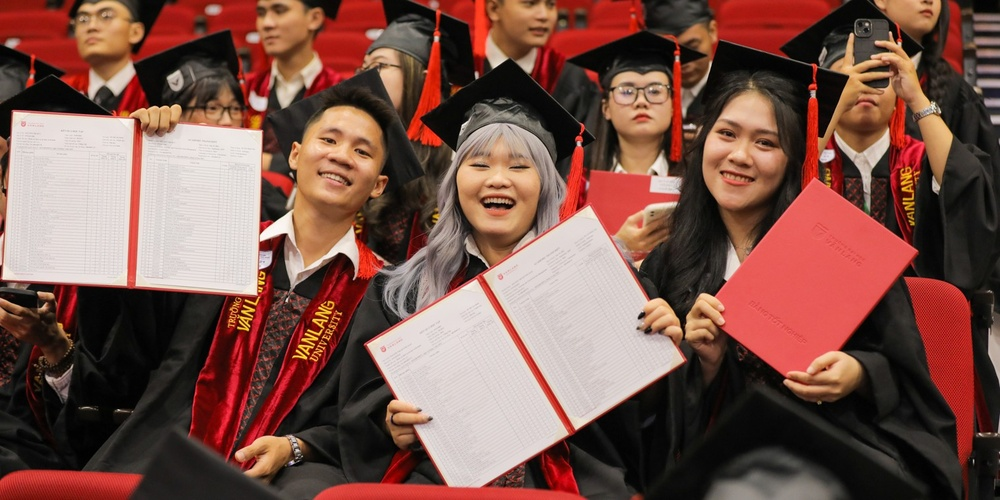
#> input picture Lab07/Hinh.jpg, 1000 x 500 px, shrunk from 1516 x 758 before the run; its folder holds only this picture in this run
$ jupyter execute --allow-errors Lab06_ImageDetection.ipynb
#> lines starting #> are read from the running program, lines starting #| are printed output that depends on the picture
[cell 1]
import cv2
import matplotlib.pyplot as plt
import os

print("Danh sách file:", os.listdir('.'))

img = cv2.imread('image.jpg')  # hoặc 'Hinh.jpg' theo file tồn tại
#> (the rest of this cell did not finish here and is left out)

[cell 2]
import cv2
import matplotlib.pyplot as plt
import os

# Đọc ảnh
img = cv2.imread('hinh1.jpg')

if img is None:
    print("Không đọc được ảnh")
else:
    print("Đọc ảnh thành công")

#> (the rest of this cell did not finish here and is left out)

[cell 3]
import cv2
import matplotlib.pyplot as plt
import os

print("Danh sách file:", os.listdir('.'))

img = cv2.imread('Hinh.jpg')
#> img is the input picture: shape (500, 1000, 3); mean B, G, R 73.9, 83.1, 122.1
if img is None:
    print(" Không đọc được ảnh")
else:
    img_gray = cv2.cvtColor(img, cv2.COLOR_BGR2GRAY)
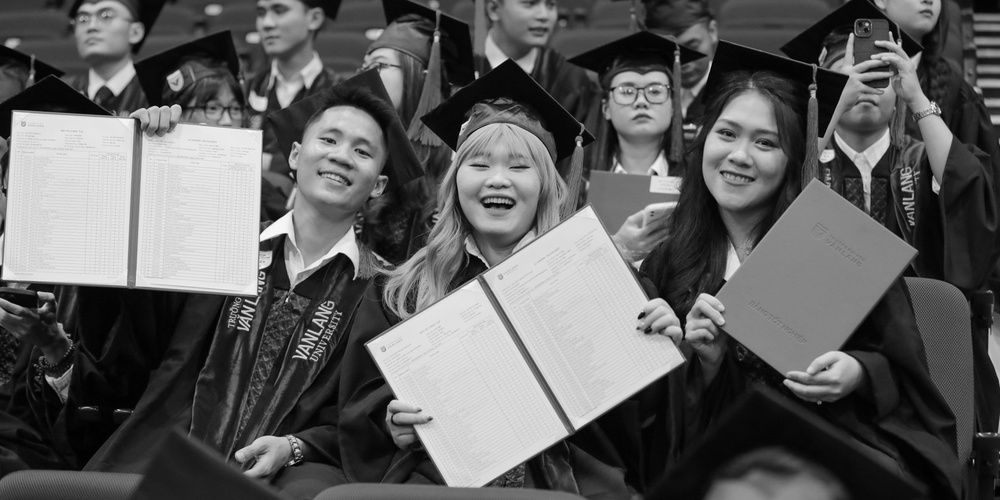
#> img_gray: shape (500, 1000); min 0, max 252, mean 93.7
    img_rgb = cv2.cvtColor(img, cv2.COLOR_BGR2RGB)

    detector = cv2.CascadeClassifier('stop_data.xml')
    if detector.empty():
        print(" Không load được stop_data.xml")
    else:
        print(" Load XML thành công")
        objs = detector.detectMultiScale(img_gray, minSize=(20,20))
#> objs = [[605, 62, 72, 72], [692, 97, 105, 105], [294, 102, 100, 100], [440, 114, 121, 121]]
        print("Số đối tượng:", len(objs))
#| Số đối tượng: 4
        for (x,y,w,h) in objs:
            cv2.rectangle(img_rgb, (x,y), (x+w,y+h), (0,255,0), 3)
#> this loop made 4 passes
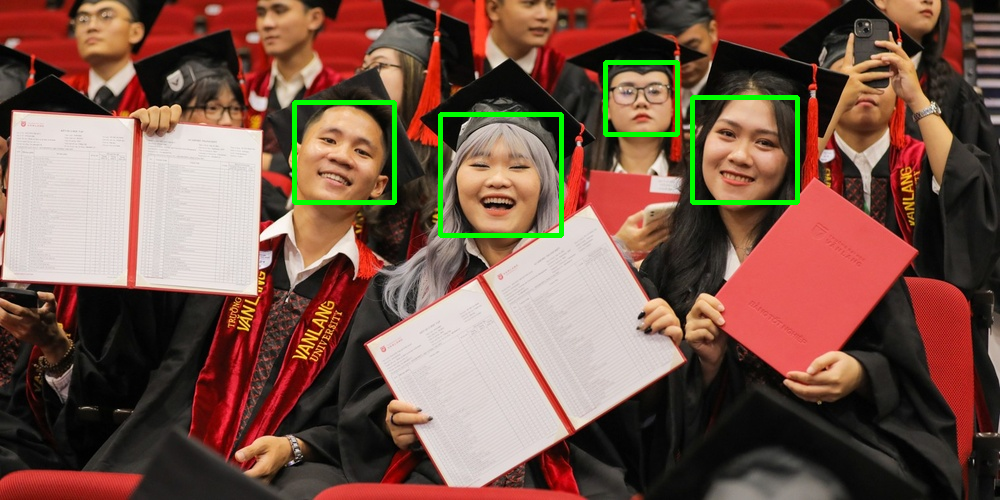
#> img_rgb: shape (500, 1000, 3); mean R, G, B 120.7, 86.2, 73.1
        plt.imshow(img_rgb); plt.axis('off'); plt.show()

$ run again, on Lab07/hinh1.jpg
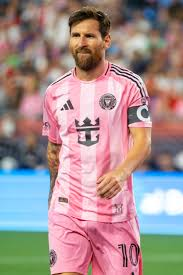
#> input picture Lab07/hinh1.jpg, 183 x 275 px
#> img is the input picture: shape (275, 183, 3); mean B, G, R 143.4, 143.2, 166
#> `img_gray = cv2.cvtColor(img, cv2.COLOR_BGR2GRAY)`:
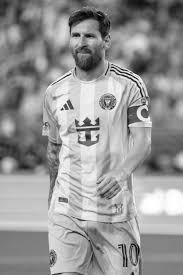
#> img_gray: shape (275, 183); min 2, max 255, mean 150
#> found = [[63, 20, 41, 41]]
#| Số đối tượng phát hiện: 1
#> the loop `for (x, y, w, h) in found:` made 1 pass
#> after the loop `for (x, y, w, h) in found:`:
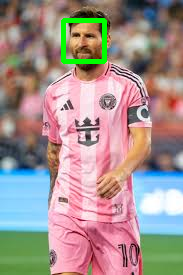
#> img_rgb: shape (275, 183, 3); mean R, G, B 163.9, 145.5, 141.9

$ run again, on Lab07/image.jpg
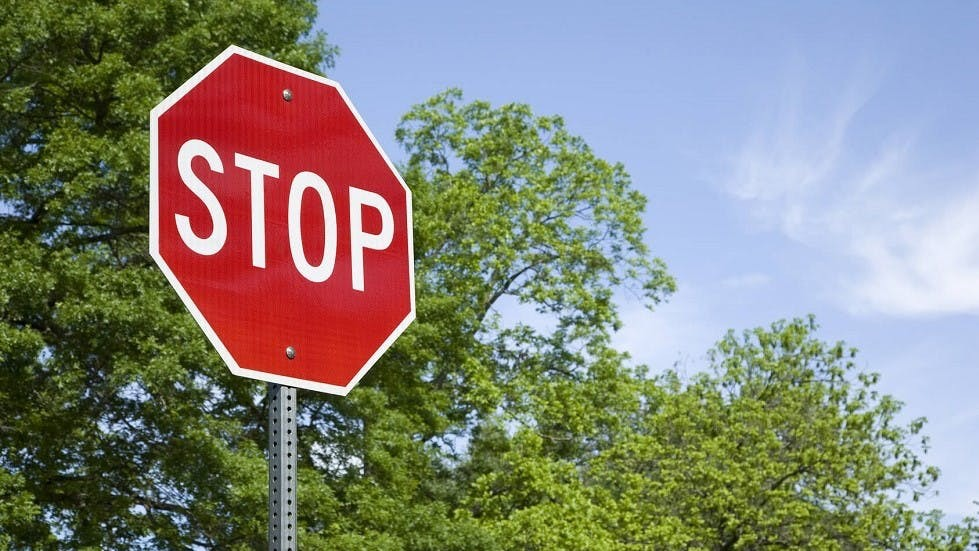
#> input picture Lab07/image.jpg, 979 x 551 px
#> img is the input picture: shape (551, 979, 3); mean B, G, R 123.1, 133.3, 133
#> `img_gray = cv2.cvtColor(img, cv2.COLOR_BGR2GRAY)`:
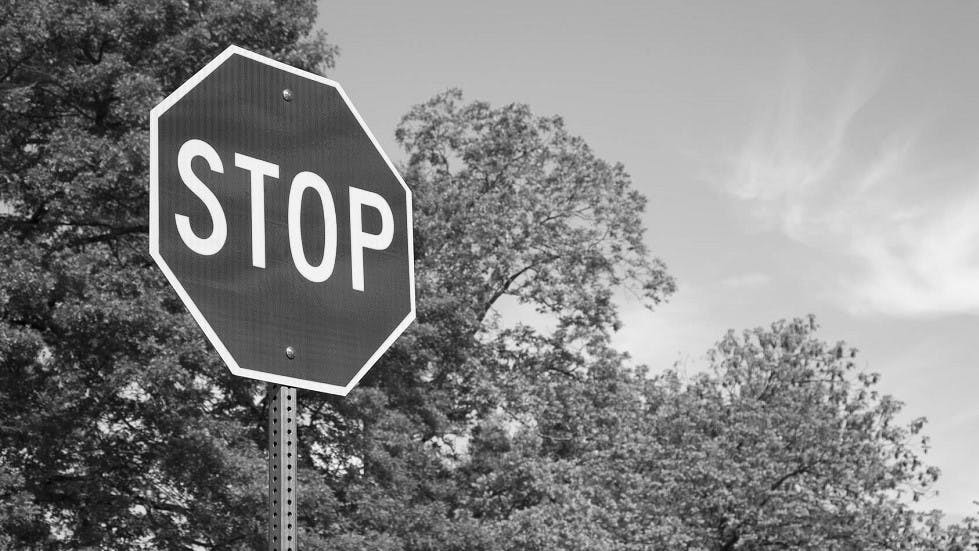
#> img_gray: shape (551, 979); min 0, max 255, mean 132
#> found = [[400, 262, 73, 73]]
#| Số đối tượng tìm được: 1
#> the loop `for (x, y, width, height) in found:` made 1 pass
#> after the loop `for (x, y, width, height) in found:`:
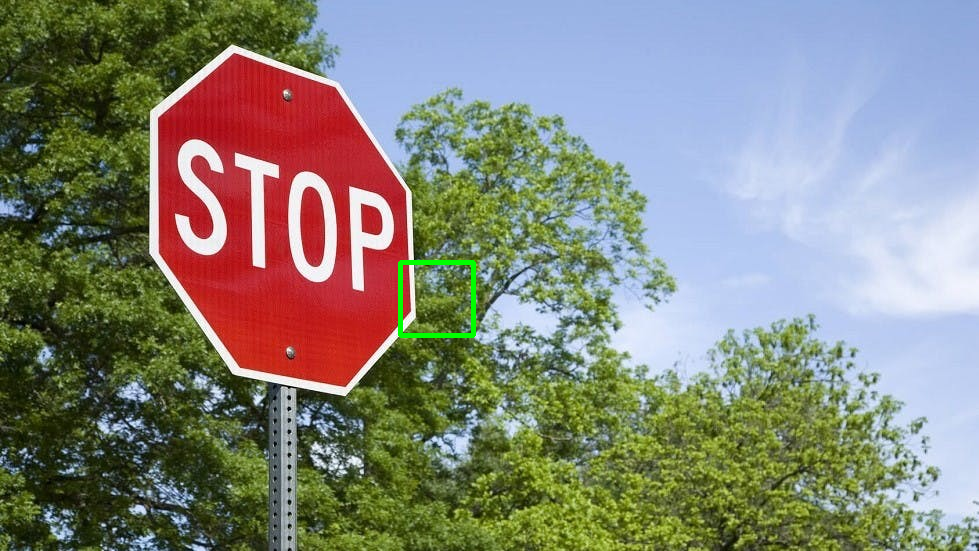
#> img_rgb: shape (551, 979, 3); mean R, G, B 132.7, 133.7, 122.9
